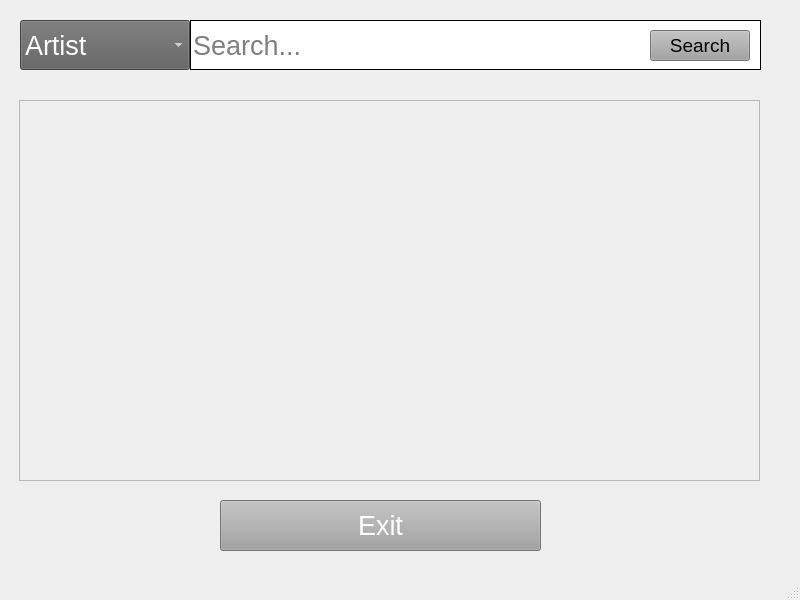
<?xml version="1.0" encoding="UTF-8"?>
<ui version="4.0">
 <class>SearchWindow</class>
 <widget class="QMainWindow" name="SearchWindow">
  <property name="geometry">
   <rect>
    <x>0</x>
    <y>0</y>
    <width>800</width>
    <height>600</height>
   </rect>
  </property>
  <property name="windowTitle">
   <string>SearchWindow</string>
  </property>
  <property name="toolTipDuration">
   <number>-2</number>
  </property>
  <widget class="QWidget" name="centralwidget">
   <widget class="QLineEdit" name="lineEdit">
    <property name="geometry">
     <rect>
      <x>190</x>
      <y>20</y>
      <width>571</width>
      <height>50</height>
     </rect>
    </property>
    <property name="maximumSize">
     <size>
      <width>1000</width>
      <height>16777215</height>
     </size>
    </property>
    <property name="font">
     <font>
      <pointsize>20</pointsize>
     </font>
    </property>
    <property name="styleSheet">
     <string notr="true">background-color: #FFFFFF;
border: 1px solid black;
border-radius: 50%;</string>
    </property>
    <property name="placeholderText">
     <string>Search...</string>
    </property>
   </widget>
   <widget class="QComboBox" name="comboBox">
    <property name="enabled">
     <bool>true</bool>
    </property>
    <property name="geometry">
     <rect>
      <x>20</x>
      <y>20</y>
      <width>170</width>
      <height>50</height>
     </rect>
    </property>
    <property name="maximumSize">
     <size>
      <width>1000</width>
      <height>1000</height>
     </size>
    </property>
    <property name="font">
     <font>
      <pointsize>20</pointsize>
     </font>
    </property>
    <property name="autoFillBackground">
     <bool>false</bool>
    </property>
    <property name="styleSheet">
     <string notr="true">color: rgb(255, 255, 255);
background-color: rgb(95, 95, 95);</string>
    </property>
    <item>
     <property name="text">
      <string>Artist</string>
     </property>
    </item>
    <item>
     <property name="text">
      <string>Title</string>
     </property>
    </item>
    <item>
     <property name="text">
      <string>Album</string>
     </property>
    </item>
   </widget>
   <widget class="QPushButton" name="searchButton">
    <property name="geometry">
     <rect>
      <x>650</x>
      <y>30</y>
      <width>100</width>
      <height>31</height>
     </rect>
    </property>
    <property name="maximumSize">
     <size>
      <width>1000</width>
      <height>1000</height>
     </size>
    </property>
    <property name="font">
     <font>
      <pointsize>14</pointsize>
     </font>
    </property>
    <property name="styleSheet">
     <string notr="true">color: #000000;
background-color: rgb(161, 161, 161);</string>
    </property>
    <property name="text">
     <string>Search</string>
    </property>
   </widget>
   <widget class="QPushButton" name="pushButton">
    <property name="geometry">
     <rect>
      <x>220</x>
      <y>500</y>
      <width>321</width>
      <height>51</height>
     </rect>
    </property>
    <property name="font">
     <font>
      <pointsize>20</pointsize>
     </font>
    </property>
    <property name="styleSheet">
     <string notr="true">background-color:rgb(161,161,161);color:white;</string>
    </property>
    <property name="text">
     <string>Exit</string>
    </property>
   </widget>
   <widget class="QScrollArea" name="scrollArea">
    <property name="geometry">
     <rect>
      <x>19</x>
      <y>100</y>
      <width>741</width>
      <height>381</height>
     </rect>
    </property>
    <property name="widgetResizable">
     <bool>true</bool>
    </property>
    <widget class="QWidget" name="scrollAreaWidgetContents">
     <property name="geometry">
      <rect>
       <x>0</x>
       <y>0</y>
       <width>739</width>
       <height>379</height>
      </rect>
     </property>
    </widget>
   </widget>
  </widget>
  <widget class="QStatusBar" name="statusbar"/>
 </widget>
 <resources/>
 <connections/>
</ui>
